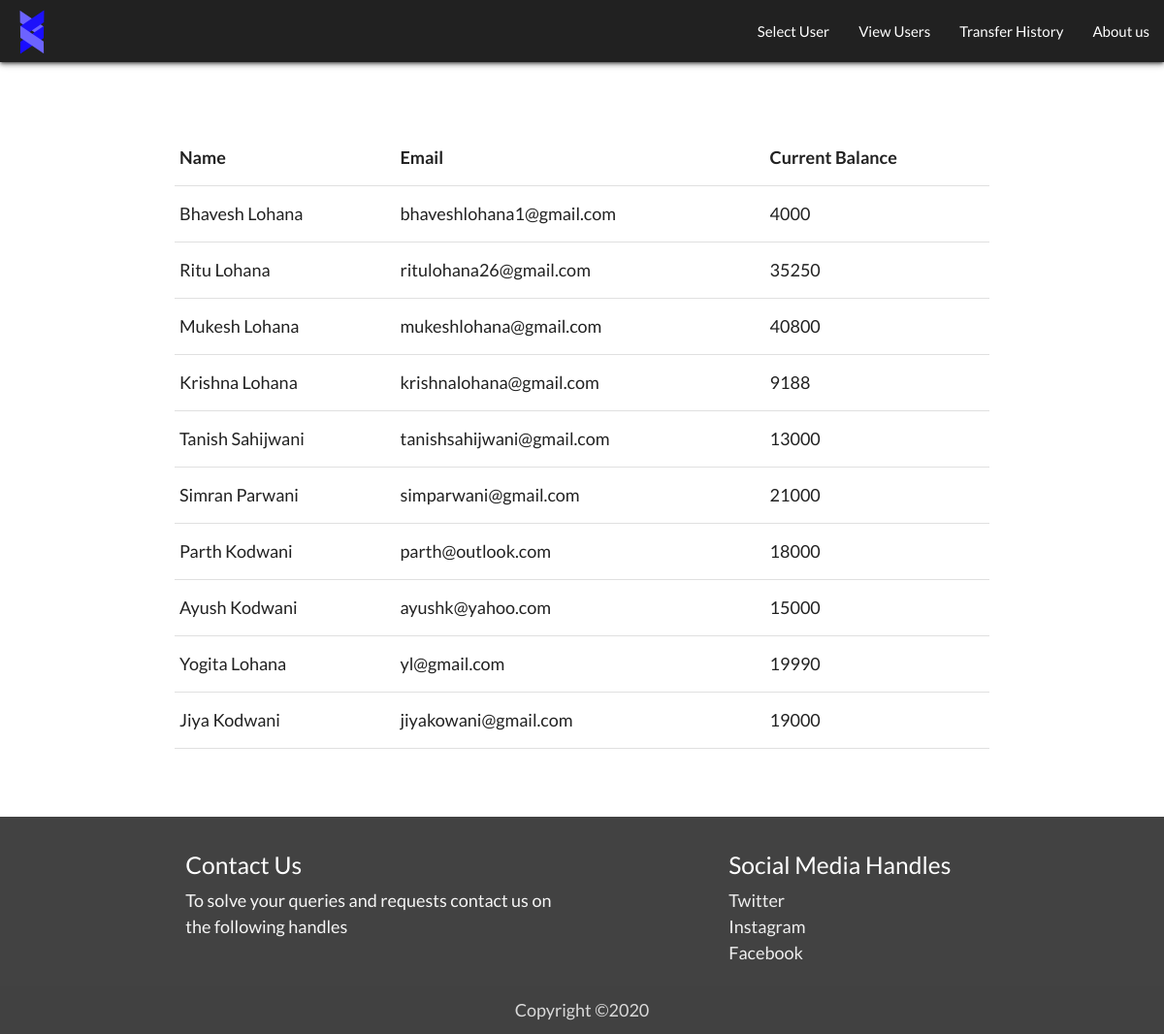
The page /viewUsers.php on the database its author committed.
### tables this page shows
CREATE TABLE `customer_details` (
  `c_id` int(11) NOT NULL,
  `c_name` varchar(255) NOT NULL,
  `c_email` varchar(255) NOT NULL,
  `c_balance` int(11) NOT NULL
);

### viewUsers.php (the view, shortened to what this page needs)
<?php
	include('db_connect.php');
	$sql = 'SELECT c_name, c_email, c_balance FROM customer_details ORDER BY c_id';
	$result = mysqli_query($conn, $sql);
	$customers = mysqli_fetch_all($result, MYSQLI_ASSOC);
?>
<!DOCTYPE html>
<html>
<head>
	<link rel="stylesheet" href="https://cdnjs.cloudflare.com/ajax/libs/materialize/1.0.0/css/materialize.min.css">
    <link rel="stylesheet" type="text/css" href="style.css">
</head>
<body>
	<?php include('navbar.php'); ?>
		<section>
		<div class="wrapper">
				<div class="container" style="margin: 70px auto">
				<table class="highlight center">
					<tr>
						<th>Name</th>
						<th>Email</th>
						<th>Current Balance</th>
					</tr>
					<?php
						foreach($customers as $customer) {
							echo "<tr><td> ".$customer['c_name']."</td><td>".$customer['c_email']."</td><td>".$customer['c_balance']."</td></tr>";
						}
					?>
				</table>
			</div>
		</div>
	</section>
	<?php include('footer.php'); ?>
</body>
</html>

### style.css (style rules this page uses)
* { margin: 0; padding: 0; box-sizing: border-box; }
body { font-size: 18px; font-family: "Lato", serif; }

### rows shown on the page
customer_details: c_name "Bhavesh Lohana", c_email "bhaveshlohana1@gmail.com", c_balance "4000"
customer_details: c_name "Ritu Lohana", c_email "ritulohana26@gmail.com", c_balance "35250"
customer_details: c_name "Mukesh Lohana", c_email "mukeshlohana@gmail.com", c_balance "40800"
customer_details: c_name "Krishna Lohana", c_email "krishnalohana@gmail.com", c_balance "9188"
customer_details: c_name "Tanish Sahijwani", c_email "tanishsahijwani@gmail.com", c_balance "13000"
customer_details: c_name "Simran Parwani", c_email "simparwani@gmail.com", c_balance "21000"
customer_details: c_name "Parth Kodwani", c_email "parth@outlook.com", c_balance "18000"
customer_details: c_name "Ayush Kodwani", c_email "ayushk@yahoo.com", c_balance "15000"
customer_details: c_name "Yogita Lohana", c_email "yl@gmail.com", c_balance "19990"
customer_details: c_name "Jiya Kodwani", c_email "jiyakowani@gmail.com", c_balance "19000"
